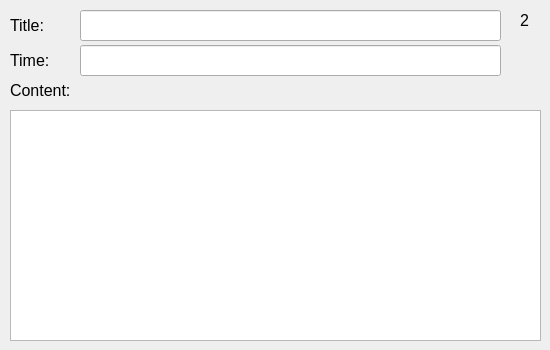
      <widget class="QWidget" name="Page2">
       <widget class="QLabel" name="label_4">
        <property name="geometry">
         <rect>
          <x>10</x>
          <y>15</y>
          <width>91</width>
          <height>21</height>
         </rect>
        </property>
        <property name="font">
         <font>
          <pointsize>12</pointsize>
         </font>
        </property>
        <property name="text">
         <string>Title:</string>
        </property>
       </widget>
       <widget class="QLabel" name="label_5">
        <property name="geometry">
         <rect>
          <x>10</x>
          <y>50</y>
          <width>81</width>
          <height>21</height>
         </rect>
        </property>
        <property name="font">
         <font>
          <pointsize>12</pointsize>
         </font>
        </property>
        <property name="text">
         <string>Time:</string>
        </property>
       </widget>
       <widget class="QLineEdit" name="title_2">
        <property name="geometry">
         <rect>
          <x>80</x>
          <y>10</y>
          <width>421</width>
          <height>31</height>
         </rect>
        </property>
        <property name="readOnly">
         <bool>true</bool>
        </property>
       </widget>
       <widget class="QLineEdit" name="time_2">
        <property name="geometry">
         <rect>
          <x>80</x>
          <y>45</y>
          <width>421</width>
          <height>31</height>
         </rect>
        </property>
        <property name="readOnly">
         <bool>true</bool>
        </property>
       </widget>
       <widget class="QLabel" name="label_6">
        <property name="geometry">
         <rect>
          <x>10</x>
          <y>80</y>
          <width>101</width>
          <height>21</height>
         </rect>
        </property>
        <property name="font">
         <font>
          <pointsize>12</pointsize>
         </font>
        </property>
        <property name="text">
         <string>Content:</string>
        </property>
       </widget>
       <widget class="QLabel" name="label_32">
        <property name="geometry">
         <rect>
          <x>520</x>
          <y>10</y>
          <width>21</width>
          <height>21</height>
         </rect>
        </property>
        <property name="font">
         <font>
          <pointsize>12</pointsize>
         </font>
        </property>
        <property name="layoutDirection">
         <enum>Qt::LeftToRight</enum>
        </property>
        <property name="frameShape">
         <enum>QFrame::NoFrame</enum>
        </property>
        <property name="text">
         <string>2</string>
        </property>
       </widget>
       <widget class="QPlainTextEdit" name="plainTextEdit_2">
        <property name="geometry">
         <rect>
          <x>10</x>
          <y>110</y>
          <width>531</width>
          <height>231</height>
         </rect>
        </property>
        <property name="readOnly">
         <bool>true</bool>
        </property>
       </widget>
      </widget>
